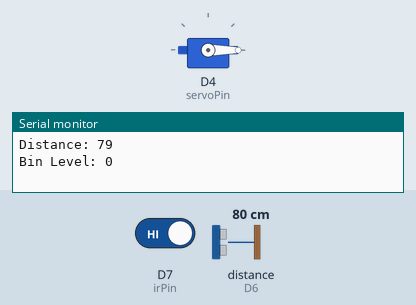
Simulated run of this sketch. Board: ESP8266 (NodeMCU). Shown: servo, the last lines printed to the serial monitor. Wiring (inferred from the names in the program): ultrasonic range finder: trigger D5; echo D6. The inputs (shaded band) are chosen by the test bench; at power-on: D7 (irPin) HIGH, distance to the obstacle (sensor on D6) 80 cm. The echo pulse lasts 58.3 µs per cm; WiFi joins after 1.5 s; servers stay silent unless stated.

Above: at 3.0 s.
3.1 s: D7 (irPin) driven LOW
At 4.0 s:
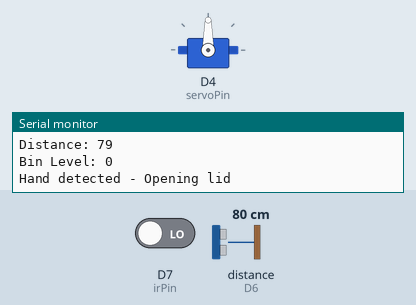
Timing chart, 0 to 6.1 s (numbered marks = the images above; inputs shaded):
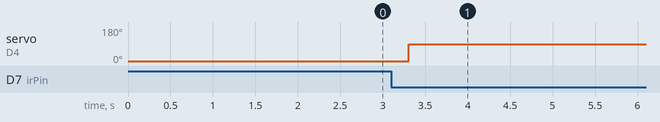

The sketch:

smart-dustbin.ino
```cpp
#define BLYNK_TEMPLATE_ID "TMPL3Jh0YwoNC"
#define BLYNK_TEMPLATE_NAME "smart dustbin"
#define BLYNK_AUTH_TOKEN "YOUR_BLYNK_AUTH_TOKEN"

#include <ESP8266WiFi.h>
#include <BlynkSimpleEsp8266.h>
#include <Servo.h>

// WiFi credentials
char ssid[] = "YOUR_WIFI_NAME";
char pass[] = "YOUR_WIFI_PASSWORD";

#define trigPin D5
#define echoPin D6
#define irPin D7
#define servoPin D4

Servo dustbinServo;
BlynkTimer timer;

long duration;
int distance;
int binLevel = 0;
bool notificationSent = false;

void ultrasonicMeasure()
{
    digitalWrite(trigPin, LOW);
    delayMicroseconds(2);

    digitalWrite(trigPin, HIGH);
    delayMicroseconds(10);

    digitalWrite(trigPin, LOW);

    duration = pulseIn(echoPin, HIGH);
    distance = duration * 0.034 / 2;

    binLevel = map(distance, 15, 2, 0, 100); // 15 cm bin height
    binLevel = constrain(binLevel, 0, 100);

    Serial.print("Distance: ");
    Serial.println(distance);

    Serial.print("Bin Level: ");
    Serial.println(binLevel);

    Blynk.virtualWrite(V1, distance);
    Blynk.virtualWrite(V0, binLevel);

    if (binLevel >= 70 && !notificationSent)
    {
        Blynk.logEvent("bin_almost_full", "Dustbin 1 is almost FULL!");
        notificationSent = true;
    }

    if (binLevel < 70)
    {
        notificationSent = false;
    }
}

void checkIR()
{
    int irState = digitalRead(irPin);

    if (irState == LOW) // Hand detected
    {
        Serial.println("Hand detected - Opening lid");

        dustbinServo.write(90); // Open lid
        delay(5000);            // Keep open 5 sec
        dustbinServo.write(0);  // Close lid

        Serial.println("Lid Closed");
    }
}

void setup()
{
    Serial.begin(9600);

    pinMode(trigPin, OUTPUT);
    pinMode(echoPin, INPUT);
    pinMode(irPin, INPUT);

    dustbinServo.attach(servoPin);
    dustbinServo.write(0);

    Blynk.begin(BLYNK_AUTH_TOKEN, ssid, pass);

    timer.setInterval(1000L, ultrasonicMeasure);
    timer.setInterval(500L, checkIR);
}

void loop()
{
    Blynk.run();
    timer.run();
}
```

Measured:
- after the input at 3.1 s, servo on D4 (servoPin): 0° → 90° after 0.20 s
